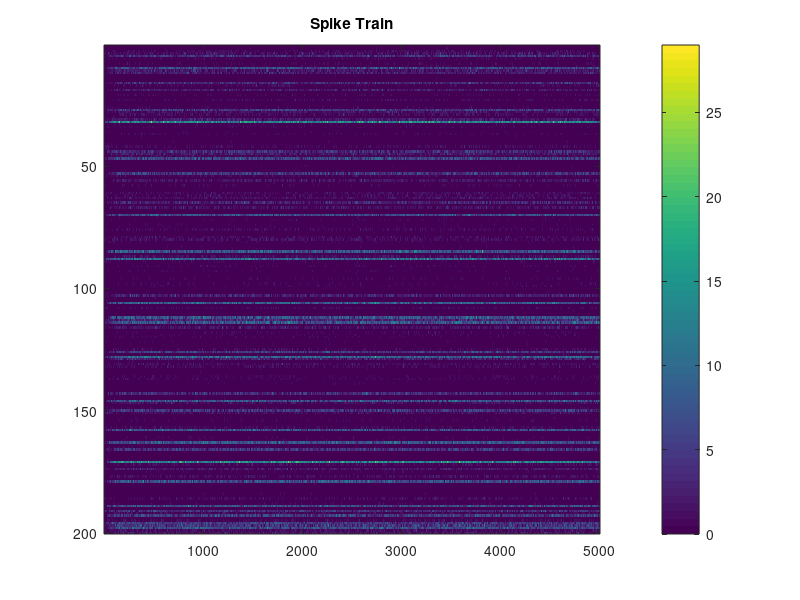

Recreate this plot in MATLAB. (Note: this script raises an error after producing the figure.)
%% Set model parameters
T = 5000; % number of time steps
k = 8; % number of latent states
n = 200; % number of neurons
q = 0; % number of history time steps used (here we have no local connectivity)

A = randn(k);
[v,d] = eig(A);
A = real(v*diag(.99*(cos(angle(diag(d))/20) + 1i*sin(angle(diag(d))/20)))/v); % make the dynamics very slow
[u,s,v] = svd(A);
A = u*min(.99,s)*v'; % Stabilize the dynamics

Q = eye(k);
R = chol(Q)';
C = randn(n,k)/5;
d = -3+randn(n,1); % baseline firing rate
D = 3*randn(n,q*n).*(rand(n,q*n) < 0.05); % 95% sparse connectivity matrix

f = @(x) log(1+exp(x));

%% Create model data
x = zeros(k,T+q); % latent state
e = R*rand(k,T+q)/2;%R*randn(k,T+q);
x(:,1) = e(:,1);
L = zeros(n,T+q);
X = zeros(n,T+q);
for t = 2:T+q
    x(:,t) = A*x(:,t-1) + e(:,t);
    L(:,t) = C*x(:,t) + d;
    if t > q
        L(:,t) = L(:,t) + D*vec(X(:,t-q:t-1));
    end
    X(:,t) = poissrnd(f(L(:,t)));
end

figure
imagesc(X), colorbar, title('Spike Train')

%% Run nuclear norm minimization
opts.q = q;
opts.verbose = 1;
opts.lambda = .001;
opts.gamma = 0;
opts.nlin = 'logexp'; % if f = @exp, replace with 'exp'

disp('Run Nuc Norm Min')

%Y = nucnrmmin(X,opts);
Xout = nucnrmminSimple(X,opts);
figure
plot(svd(Y(sum(X,2)~=0,:)))
title('Spectrum')